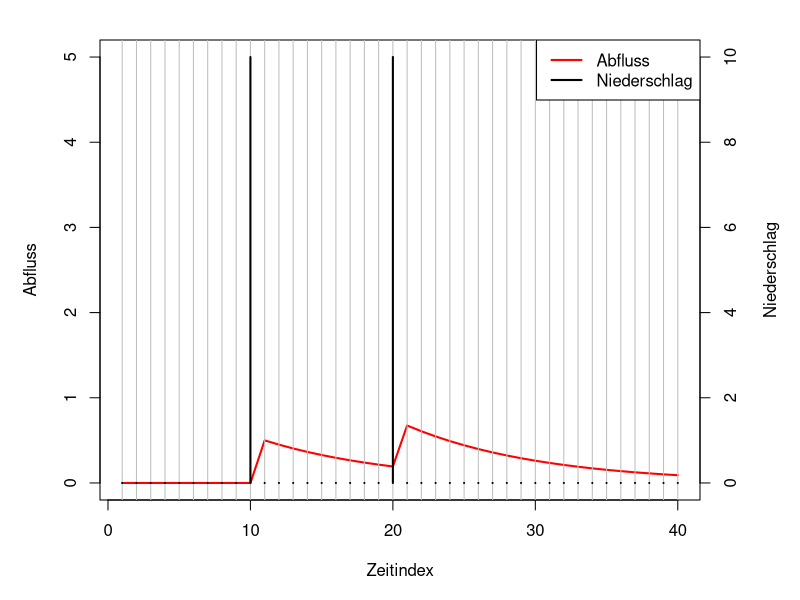
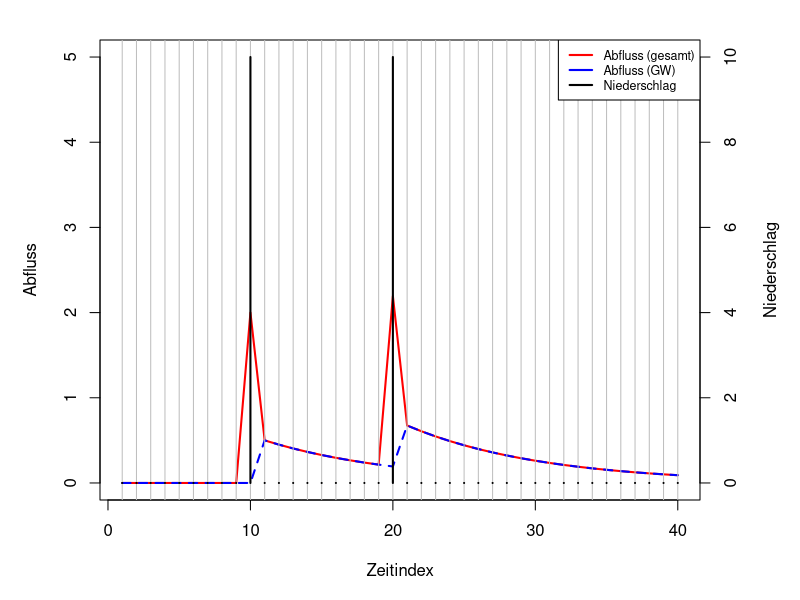

Generate these figures, in order, with R:
# Seminar zu "Einfuehrung in die Modellierung"

# Workspace ausleeren
rm(list = ls())


# ABC-MODELL
# ----------

# AUFGABE: Implementiere das abc-Modell als gleichnamige 
#   R-Funktion mit den Argumenten P, a, b, c. 
#   P: Vektor mit Niederschlagshoehen
#   a, b, c: Parameter des abc-Modells
#   return: Vektor des Abflusses (gleiche Laenge wie P)
abc = function(P, a, b, c) {
  #<
  stopifnot(a+b<=1)
  stopifnot(c<=1)
  # Fuer den Grundwassspeicher G muessen wir einen Startwert annehmen.
  G = 0
  # Ergebniscontainer fuer den Gesamtabfluss
  Q = rep(0., length(P))
  for (i in 1:length(P)) {
    Q[i] = (1-a-b) * P[i] + c * G
    G = (1-c)*G + a*P[i]
  }
  return(Q)
  #>
}

# AUFGABE: Wende nun die Funktion auf einen ausgedachten Nieder-
#   schlag an und spiele mit den Parametern a, b und c. Beschreibe
#   die Effekte unterschiedlicher Parameterwerte und versuche,
#   diese hydrologisch zu interpretieren! 
zeit = 1:40 # Tage, Monate, Jahre?
P = rep(0., length(zeit))
# Wir lassen es in den Zeitschritten 10 und 20 jeweils 10 Einheiten regnen...
P[c(10,20)] = 10.
# Anwendung der Funktion
Q = abc(P, 0.5, 0.5, 0.1)

# Darstellung als Zeitreihendiagramm
par(mar = c(5,5,2,5))
plot(zeit, Q, type="l", lwd=2, col="red", 
     xlab="Zeitindex", ylab="Abfluss", ylim=c(0,5))
abline(v=zeit, col="grey")
par(new = T)
plot(zeit, P, type="h", lwd=2, axes=F, xlab=NA, ylab=NA)
axis(side = 4)
mtext(side = 4, line = 3, "Niederschlag")
legend("topright", legend=c("Abfluss", "Niederschlag"),
       lwd=c(2,2), col=c("red", "black"))

# AUFGABE: Modifiziere Deine Funktion abc so, dass nicht nur die
#   Ganglinie des Gesamtabflusses, sondern auch die Ganglinie
#   des Grundwasserabflusses zurueckgegeben wird. Nutze dafuer
#   den Datentyp einer Liste (list), in welchen man beliebige
#   Datentypen einbetten kann, z.B. so: return(list(Q=x1, Qgw=x2))
abc2 = function(P, a, b, c) {
  #<
  stopifnot(a+b<=1)
  stopifnot(c<=1)
  # Fuer den Grundwassspeicher G muessen wir einen Startwert annehmen.
  G = 0
  # Ergebniscontainer fuer den Gesamtabfluss
  Q = rep(0., length(P))
  # Ergebniscontainer fuer GW-Abfluss
  Qgw = rep(0., length(P))
  for (i in 1:length(P)) {
    Q[i] = (1-a-b) * P[i] + c * G
    Qgw[i] = c * G
    G = (1-c)*G + a*P[i]
  }
  return(list(Q=Q, Qgw=Qgw))
  #>
}

# AUFGABE: Wende die neue Funktion an. Erstelle dann
#   ein Diagramm, in welchem Du Gesamtabfluss und 
#   Grundwasserabfluss einzeichnest (basierend auf dem ersten 
#   Diagramm).

#   ACHTUNG: Deine Funktion gibt nun eine Liste
#   zurueck (zeige dies mit Hilfe des "str"-Befehls).
#   Auf Element x einer Liste y greift man so zu: y$x
out = abc2(P, 0.5, 0.3, 0.1)
str(out)

#<
# Darstellung als Zeitreihendiagramm
par(mar = c(5,5,2,5))
plot(zeit, out$Q, type="l", lwd=2, col="red", 
     xlab="Zeitindex", ylab="Abfluss", ylim=c(0,5))
lines(zeit, out$Qgw, lwd=2, col="blue", lty="dashed")
abline(v=zeit, col="grey")
par(new = T)
plot(zeit, P, type="h", lwd=2, axes=F, xlab=NA, ylab=NA)
axis(side = 4)
mtext(side = 4, line = 3, "Niederschlag")
legend("topright", 
       legend=c("Abfluss (gesamt)", "Abfluss (GW)", "Niederschlag"),
       lwd=2, col=c("red","blue", "black"), cex=0.75)
#>
